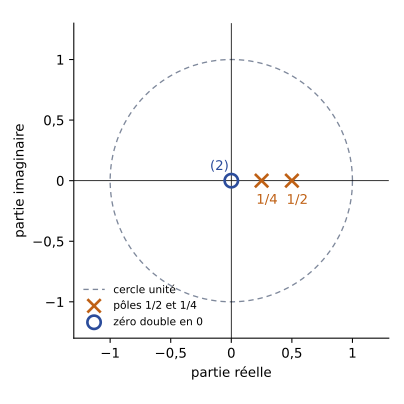

Reproduce this figure in Python.
# Annales 2022-2023, ex. 3, q. 3 : pôles et zéros de S(z) = S1(z) S2(z) = z^2 / ((z - 1/2)(z - 1/4)).
# Régénérer : python ann-2022-poles-zeros.py
import matplotlib; matplotlib.use("Agg")
import matplotlib.pyplot as plt
import numpy as np

plt.rcParams.update({"font.family": "sans-serif", "font.size": 10, "svg.fonttype": "none"})
BLEU, GRIS, POLE = "#2B4C9B", "#7E889B", "#BF6014"

fig, ax = plt.subplots(figsize=(4.2, 4.2))
t = np.linspace(0, 2 * np.pi, 400)
ax.plot(np.cos(t), np.sin(t), ls=(0, (4, 3)), color=GRIS, lw=1, label="cercle unité")
ax.axhline(0, color="k", lw=0.6); ax.axvline(0, color="k", lw=0.6)
ax.plot([0.5, 0.25], [0, 0], "x", color=POLE, ms=10, mew=2, label="pôles $1/2$ et $1/4$")
ax.plot([0], [0], "o", mfc="none", mec=BLEU, ms=10, mew=2, label="zéro double en $0$")
ax.annotate("(2)", (0, 0), textcoords="offset points", xytext=(-16, 8), color=BLEU)
ax.annotate("$1/4$", (0.25, 0), textcoords="offset points", xytext=(-4, -18), color=POLE)
ax.annotate("$1/2$", (0.5, 0), textcoords="offset points", xytext=(-4, -18), color=POLE)
ax.set_xlim(-1.3, 1.3); ax.set_ylim(-1.3, 1.3); ax.set_aspect("equal")
tk = [-1, -0.5, 0, 0.5, 1]; lab = ["−1", "−0,5", "0", "0,5", "1"]
ax.set_xticks(tk, lab); ax.set_yticks(tk, lab)
ax.set_xlabel("partie réelle"); ax.set_ylabel("partie imaginaire")
ax.legend(loc="lower left", fontsize=8, frameon=False)
for s in ("top", "right"): ax.spines[s].set_visible(False)
fig.tight_layout(); fig.savefig(__file__.replace(".py", ".svg"))
